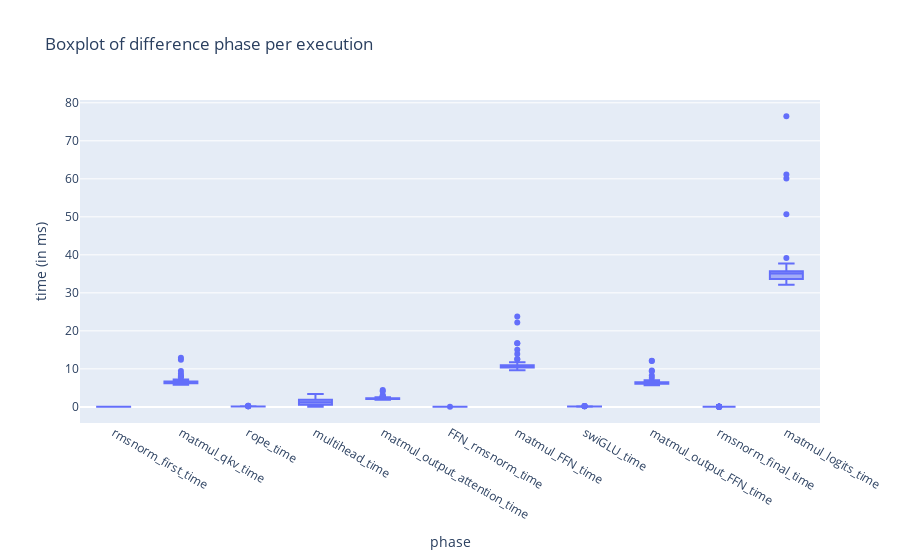

Notebook source saved alongside this figure:
### Code cell
import json
import numpy as np
import pandas as pd
import plotly.express as px

with open(file) as f:
    data = json.load(f)

forward = data["forward_instr"]
keys = [
    "rmsnorm_first_time",
    "matmul_qkv_time",
    "rope_time",
    "multihead_time",
    "matmul_output_attention_time",
    "FFN_rmsnorm_time",
    "matmul_FFN_time",
    "swiGLU_time",
    "matmul_output_FFN_time",
    "rmsnorm_final_time",
    "matmul_logits_time"
]

rows = []
for k in keys:
    values = [v for v in forward[k] if v != 0]
    rows += [(k, v) for v in values]

df = pd.DataFrame(rows, columns=["phase",  "time (in ms)"])

px.box(df, x="phase", y="time (in ms)",log_y = False,title = "Boxplot of difference phase per execution")

### Figure 1 — Plotly figure (JSON) as saved in the notebook; plotly's stock layout.template omitted (floating-point values rounded to 4 significant figures; data arrays with more than 128 entries replaced by an {"elided": "..."} marker saying what was removed)
{"data": [{"alignmentgroup": "True", "hovertemplate": "phase=%{x}<br>time (in ms)=%{y}<extra></extra>", "legendgroup": "", "marker": {"color": "#636efa"}, "name": "", "notched": false, "offsetgroup": "", "orientation": "v", "showlegend": false, "type": "box", "x": {"elided": "1764 str values"}, "x0": " ", "xaxis": "x", "y": {"elided": "1764 float values"}, "y0": " ", "yaxis": "y"}], "layout": {"boxmode": "group", "legend": {"tracegroupgap": 0}, "title": {"text": "Boxplot of difference phase per execution"}, "xaxis": {"anchor": "y", "domain": [0, 1], "title": {"text": "phase"}}, "yaxis": {"anchor": "x", "domain": [0, 1], "title": {"text": "time (in ms)"}}}}
